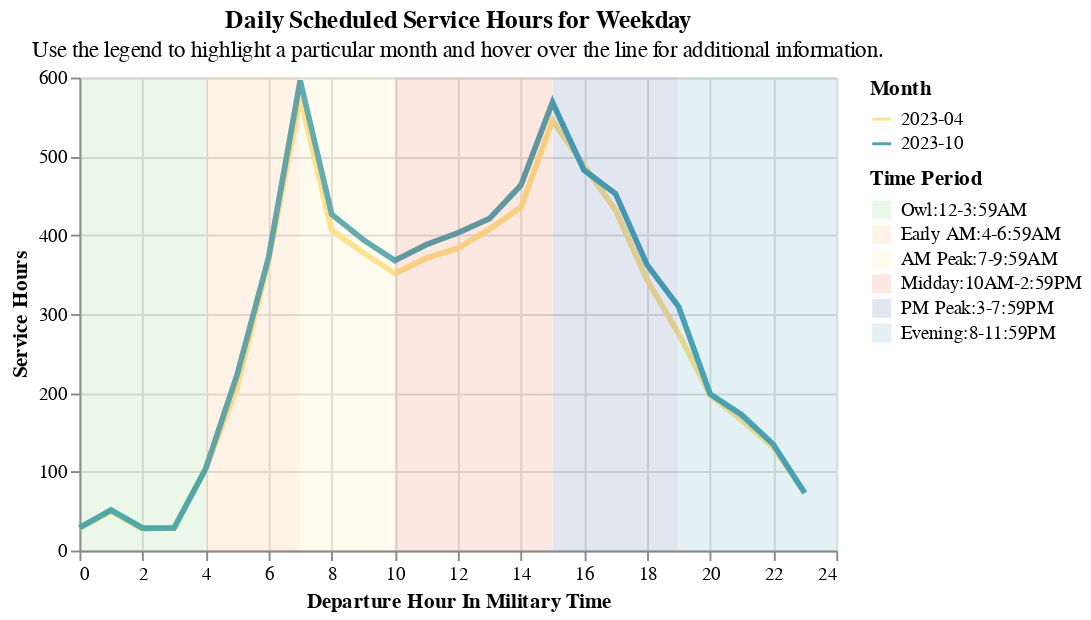

Notebook source saved alongside this figure:
### Code cell
create_service_hour_chart(samtrans, "Weekday")

### Figure 1 — Vega-Lite specification as saved in the notebook (floating-point values rounded to 4 significant figures)
{"config": {"view": {"continuousWidth": 300, "continuousHeight": 300}}, "layer": [{"data": {"name": "data-e4c9f05cc44668ce682343a91618e030"}, "mark": {"type": "line", "size": 3}, "encoding": {"color": {"field": "Month", "scale": {"range": ["#fde18d", "#49a2b2"]}, "type": "nominal"}, "opacity": {"condition": {"param": "param_3", "value": 1}, "value": 0.2}, "tooltip": [{"field": "Transit Operator", "type": "nominal"}, {"field": "Month", "type": "nominal"}, {"field": "Weekend or Weekday", "type": "nominal"}, {"field": "Departure Hour", "type": "quantitative"}, {"field": "Service Hours", "type": "quantitative"}], "x": {"field": "Departure Hour", "title": "Departure Hour In Military Time", "type": "quantitative"}, "y": {"field": "Service Hours", "type": "quantitative"}}, "name": "view_3", "title": {"text": "Daily Scheduled Service Hours for Weekday", "subtitle": "Use the legend to highlight a particular month and hover over the line for additional information."}}, {"data": {"name": "data-91fb023a201e36c50d50ceee25465cb3"}, "mark": {"type": "rect", "opacity": 0.15}, "encoding": {"color": {"field": "time_period", "scale": {"range": ["#7cc665", "#fcaa5f", "#fde18d", "#ec5d3b", "#3b56a4", "#49a2b2"]}, "sort": ["Owl:12-3:59AM", "Early AM:4-6:59AM", "AM Peak:7-9:59AM", "Midday:10AM-2:59PM", "PM Peak:3-7:59PM", "Evening:8-11:59PM"], "title": "Time Period", "type": "nominal"}, "x": {"field": "start", "type": "quantitative"}, "x2": {"field": "stop"}, "y": {"value": 0}, "y2": {"value": 250}}}], "height": 250, "params": [{"name": "param_3", "select": {"type": "point", "fields": ["Month"]}, "bind": "legend", "views": ["view_3"]}], "resolve": {"scale": {"color": "independent"}}, "width": 400, "$schema": "https://vega.github.io/schema/vega-lite/v5.14.1.json", "datasets": {"data-e4c9f05cc44668ce682343a91618e030": [{"Transit Operator": "Bay Area 511 SamTrans Schedule", "Month": "2023-04", "Weekend or Weekday": "Weekday", "Departure Hour": 0, "Service Hours": 28.42}, {"Transit Operator": "Bay Area 511 SamTrans Schedule", "Month": "2023-04", "Weekend or Weekday": "Weekday", "Departure Hour": 1, "Service Hours": 49.92}, {"Transit Operator": "Bay Area 511 SamTrans Schedule", "Month": "2023-04", "Weekend or Weekday": "Weekday", "Departure Hour": 2, "Service Hours": 27.58}, {"Transit Operator": "Bay Area 511 SamTrans Schedule", "Month": "2023-04", "Weekend or Weekday": "Weekday", "Departure Hour": 3, "Service Hours": 28.58}, {"Transit Operator": "Bay Area 511 SamTrans Schedule", "Month": "2023-04", "Weekend or Weekday": "Weekday", "Departure Hour": 4, "Service Hours": 103.5}, {"Transit Operator": "Bay Area 511 SamTrans Schedule", "Month": "2023-04", "Weekend or Weekday": "Weekday", "Departure Hour": 5, "Service Hours": 208.1}, {"Transit Operator": "Bay Area 511 SamTrans Schedule", "Month": "2023-04", "Weekend or Weekday": "Weekday", "Departure Hour": 6, "Service Hours": 368.1}, {"Transit Operator": "Bay Area 511 SamTrans Schedule", "Month": "2023-04", "Weekend or Weekday": "Weekday", "Departure Hour": 7, "Service Hours": 574.6}, {"Transit Operator": "Bay Area 511 SamTrans Schedule", "Month": "2023-04", "Weekend or Weekday": "Weekday", "Departure Hour": 8, "Service Hours": 406.2}, {"Transit Operator": "Bay Area 511 SamTrans Schedule", "Month": "2023-04", "Weekend or Weekday": "Weekday", "Departure Hour": 9, "Service Hours": 377.8}, {"Transit Operator": "Bay Area 511 SamTrans Schedule", "Month": "2023-04", "Weekend or Weekday": "Weekday", "Departure Hour": 10, "Service Hours": 351.4}, {"Transit Operator": "Bay Area 511 SamTrans Schedule", "Month": "2023-04", "Weekend or Weekday": "Weekday", "Departure Hour": 11, "Service Hours": 370.9}, {"Transit Operator": "Bay Area 511 SamTrans Schedule", "Month": "2023-04", "Weekend or Weekday": "Weekday", "Departure Hour": 12, "Service Hours": 383.4}, {"Transit Operator": "Bay Area 511 SamTrans Schedule", "Month": "2023-04", "Weekend or Weekday": "Weekday", "Departure Hour": 13, "Service Hours": 407.7}, {"Transit Operator": "Bay Area 511 SamTrans Schedule", "Month": "2023-04", "Weekend or Weekday": "Weekday", "Departure Hour": 14, "Service Hours": 435.3}, {"Transit Operator": "Bay Area 511 SamTrans Schedule", "Month": "2023-04", "Weekend or Weekday": "Weekday", "Departure Hour": 15, "Service Hours": 545.6}, {"Transit Operator": "Bay Area 511 SamTrans Schedule", "Month": "2023-04", "Weekend or Weekday": "Weekday", "Departure Hour": 16, "Service Hours": 488.2}, {"Transit Operator": "Bay Area 511 SamTrans Schedule", "Month": "2023-04", "Weekend or Weekday": "Weekday", "Departure Hour": 17, "Service Hours": 432.0}, {"Transit Operator": "Bay Area 511 SamTrans Schedule", "Month": "2023-04", "Weekend or Weekday": "Weekday", "Departure Hour": 18, "Service Hours": 343.4}, {"Transit Operator": "Bay Area 511 SamTrans Schedule", "Month": "2023-04", "Weekend or Weekday": "Weekday", "Departure Hour": 19, "Service Hours": 275.1}, {"Transit Operator": "Bay Area 511 SamTrans Schedule", "Month": "2023-04", "Weekend or Weekday": "Weekday", "Departure Hour": 20, "Service Hours": 197.1}, {"Transit Operator": "Bay Area 511 SamTrans Schedule", "Month": "2023-04", "Weekend or Weekday": "Weekday", "Departure Hour": 21, "Service Hours": 165.7}, {"Transit Operator": "Bay Area 511 SamTrans Schedule", "Month": "2023-04", "Weekend or Weekday": "Weekday", "Departure Hour": 22, "Service Hours": 131.0}, {"Transit Operator": "Bay Area 511 SamTrans Schedule", "Month": "2023-04", "Weekend or Weekday": "Weekday", "Departure Hour": 23, "Service Hours": 73.58}, {"Transit Operator": "Bay Area 511 SamTrans Schedule", "Month": "2023-10", "Weekend or Weekday": "Weekday", "Departure Hour": 0, "Service Hours": 28.83}, {"Transit Operator": "Bay Area 511 SamTrans Schedule", "Month": "2023-10", "Weekend or Weekday": "Weekday", "Departure Hour": 1, "Service Hours": 51.5}, {"Transit Operator": "Bay Area 511 SamTrans Schedule", "Month": "2023-10", "Weekend or Weekday": "Weekday", "Departure Hour": 2, "Service Hours": 28.58}, {"Transit Operator": "Bay Area 511 SamTrans Schedule", "Month": "2023-10", "Weekend or Weekday": "Weekday", "Departure Hour": 3, "Service Hours": 28.67}, {"Transit Operator": "Bay Area 511 SamTrans Schedule", "Month": "2023-10", "Weekend or Weekday": "Weekday", "Departure Hour": 4, "Service Hours": 103.8}, {"Transit Operator": "Bay Area 511 SamTrans Schedule", "Month": "2023-10", "Weekend or Weekday": "Weekday", "Departure Hour": 5, "Service Hours": 223.2}, {"Transit Operator": "Bay Area 511 SamTrans Schedule", "Month": "2023-10", "Weekend or Weekday": "Weekday", "Departure Hour": 6, "Service Hours": 372.2}, {"Transit Operator": "Bay Area 511 SamTrans Schedule", "Month": "2023-10", "Weekend or Weekday": "Weekday", "Departure Hour": 7, "Service Hours": 596.2}, {"Transit Operator": "Bay Area 511 SamTrans Schedule", "Month": "2023-10", "Weekend or Weekday": "Weekday", "Departure Hour": 8, "Service Hours": 426.5}, {"Transit Operator": "Bay Area 511 SamTrans Schedule", "Month": "2023-10", "Weekend or Weekday": "Weekday", "Departure Hour": 9, "Service Hours": 394.2}, {"Transit Operator": "Bay Area 511 SamTrans Schedule", "Month": "2023-10", "Weekend or Weekday": "Weekday", "Departure Hour": 10, "Service Hours": 368.0}, {"Transit Operator": "Bay Area 511 SamTrans Schedule", "Month": "2023-10", "Weekend or Weekday": "Weekday", "Departure Hour": 11, "Service Hours": 388.1}, {"Transit Operator": "Bay Area 511 SamTrans Schedule", "Month": "2023-10", "Weekend or Weekday": "Weekday", "Departure Hour": 12, "Service Hours": 403.1}, {"Transit Operator": "Bay Area 511 SamTrans Schedule", "Month": "2023-10", "Weekend or Weekday": "Weekday", "Departure Hour": 13, "Service Hours": 421.0}, {"Transit Operator": "Bay Area 511 SamTrans Schedule", "Month": "2023-10", "Weekend or Weekday": "Weekday", "Departure Hour": 14, "Service Hours": 463.4}, {"Transit Operator": "Bay Area 511 SamTrans Schedule", "Month": "2023-10", "Weekend or Weekday": "Weekday", "Departure Hour": 15, "Service Hours": 568.7}, {"Transit Operator": "Bay Area 511 SamTrans Schedule", "Month": "2023-10", "Weekend or Weekday": "Weekday", "Departure Hour": 16, "Service Hours": 482.6}, {"Transit Operator": "Bay Area 511 SamTrans Schedule", "Month": "2023-10", "Weekend or Weekday": "Weekday", "Departure Hour": 17, "Service Hours": 452.7}, {"Transit Operator": "Bay Area 511 SamTrans Schedule", "Month": "2023-10", "Weekend or Weekday": "Weekday", "Departure Hour": 18, "Service Hours": 362.4}, {"Transit Operator": "Bay Area 511 SamTrans Schedule", "Month": "2023-10", "Weekend or Weekday": "Weekday", "Departure Hour": 19, "Service Hours": 309.4}, {"Transit Operator": "Bay Area 511 SamTrans Schedule", "Month": "2023-10", "Weekend or Weekday": "Weekday", "Departure Hour": 20, "Service Hours": 198.6}, {"Transit Operator": "Bay Area 511 SamTrans Schedule", "Month": "2023-10", "Weekend or Weekday": "Weekday", "Departure Hour": 21, "Service Hours": 172.2}, {"Transit Operator": "Bay Area 511 SamTrans Schedule", "Month": "2023-10", "Weekend or Weekday": "Weekday", "Departure Hour": 22, "Service Hours": 134.8}, {"Transit Operator": "Bay Area 511 SamTrans Schedule", "Month": "2023-10", "Weekend or Weekday": "Weekday", "Departure Hour": 23, "Service Hours": 73.08}], "data-91fb023a201e36c50d50ceee25465cb3": [{"index": 0, "start": 0, "stop": 3.99, "time_period": "Owl:12-3:59AM"}, {"index": 1, "start": 4, "stop": 6.99, "time_period": "Early AM:4-6:59AM"}, {"index": 2, "start": 7, "stop": 9.99, "time_period": "AM Peak:7-9:59AM"}, {"index": 3, "start": 10, "stop": 14.99, "time_period": "Midday:10AM-2:59PM"}, {"index": 4, "start": 15, "stop": 18.99, "time_period": "PM Peak:3-7:59PM"}, {"index": 5, "start": 19, "stop": 24.0, "time_period": "Evening:8-11:59PM"}]}}
